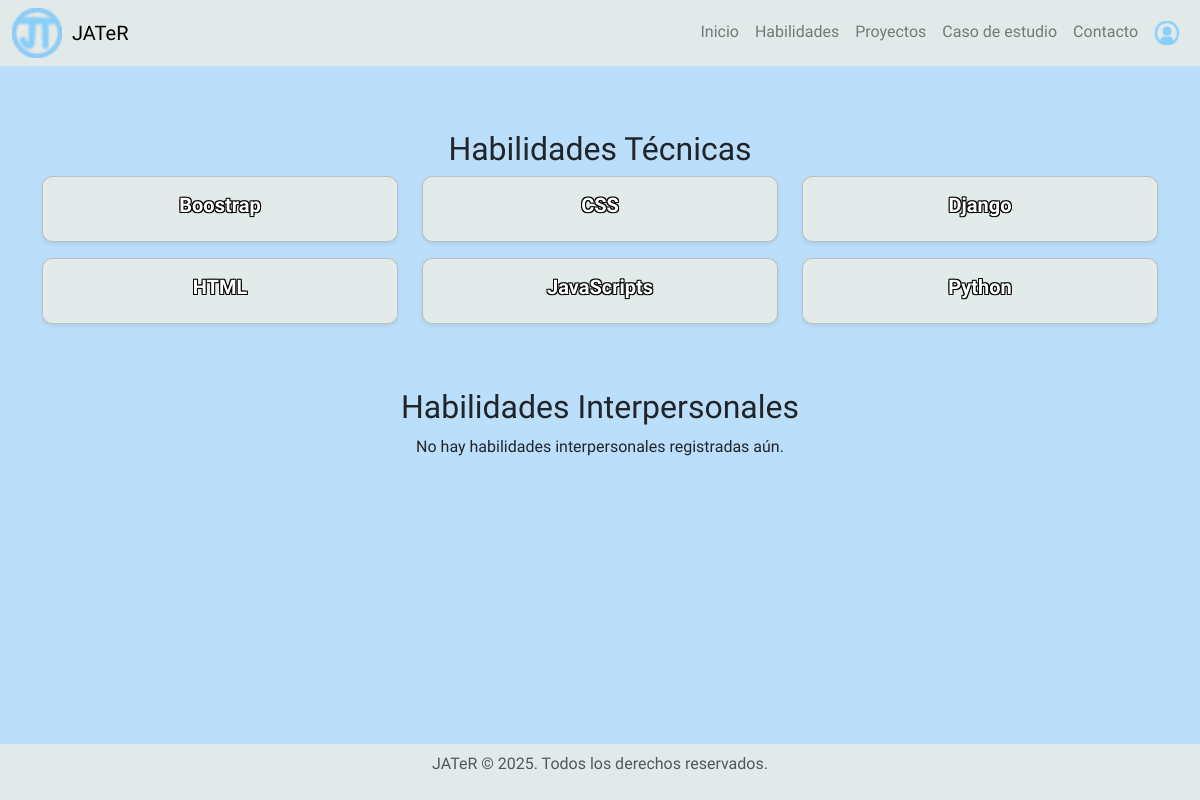
The page /habilidades/ on the database as committed earlier.
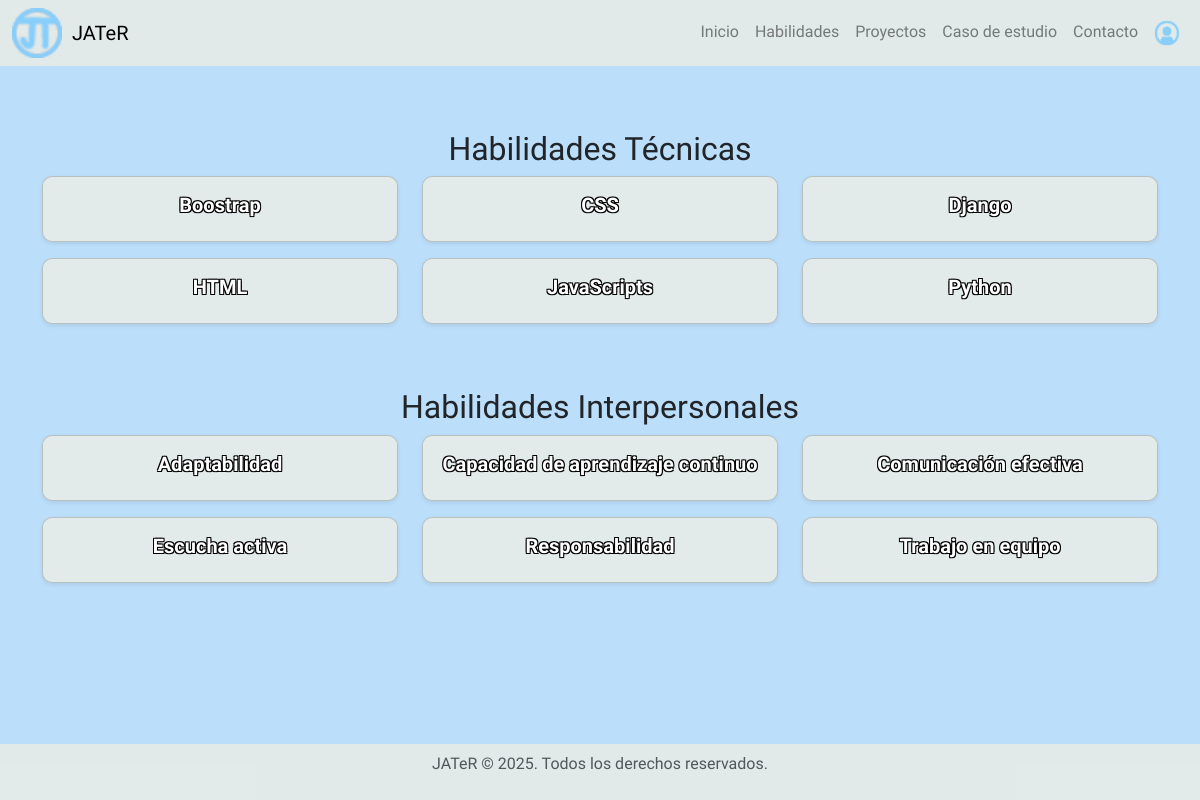
The same page on the database as committed later.
### proyectos/models.py (models this page shows, shortened)
class Habilidad(models.Model):
    TIPO_HABILIDAD = [
        ('tecnica', 'Técnica'),
        ('blanda', 'Interpersonal'),
    ]
    nombre = models.CharField(max_length=100)
    experiencia = models.IntegerField(help_text="Años de experiencia")
    tipo = models.CharField(max_length=10, choices=TIPO_HABILIDAD, default='tecnica')
    class Meta:
        ordering = ['nombre']

### proyectos/views.py (the view)
# urls.py: path('habilidades/', views.lista_habilidades, name='lista_habilidades'),
def lista_habilidades(request):
    habilidades_tecnicas = Habilidad.objects.filter(tipo='tecnica')
    habilidades_blandas = Habilidad.objects.filter(tipo='blanda')
    context = {
        "habilidades_tecnicas": habilidades_tecnicas,
        "habilidades_blandas": habilidades_blandas,
    }
    return render(request, "habilidades.html", context)

### proyectos/templates/habilidades.html (shortened to what this page needs)
{% extends "base.html" %}
{% load static %}
{% block content %}
<div class="container text-center my-5">
    <section id="habilities" class="mb-5">
        <h2>Habilidades Técnicas</h2>
        <div class="row habilities">
            {% if habilidades_tecnicas %}
                {% for hab in habilidades_tecnicas %}
                <div class="col-md-4 mb-3">
                    <div class="card shadow-sm">
                        <div class="card-body">
                            <h5 class="card-title">{{ hab.nombre }}</h5>
                        </div>
                    </div>
                </div>
                {% endfor %}
            {% else %}
                <p>No hay habilidades técnicas registradas aún.</p>
            {% endif %}
        </div>
    </section>
    <section id="soft-habilities">
        <h2>Habilidades Interpersonales</h2>
        <div class="row habilities">
            {% if habilidades_blandas %}
                {% for hab in habilidades_blandas %}
                <div class="col-md-4 mb-3">
                    <div class="card shadow-sm">
                        <div class="card-body">
                            <h5 class="card-title">{{ hab.nombre }}</h5>
                        </div>
                    </div>
                </div>
                {% endfor %}
            {% else %}
                <p>No hay habilidades interpersonales registradas aún.</p>
            {% endif %}
        </div>
    </section>
</div>
{% endblock %}

Rows that differ between the two databases and show on the page:
added Habilidad: nombre "Adaptabilidad", shown under "Habilidades Interpersonales"
added Habilidad: nombre "Capacidad de aprendizaje continuo", shown under "Habilidades Interpersonales"
added Habilidad: nombre "Comunicación efectiva", shown under "Habilidades Interpersonales"
added Habilidad: nombre "Escucha activa", shown under "Habilidades Interpersonales"
added Habilidad: nombre "Responsabilidad", shown under "Habilidades Interpersonales"
added Habilidad: nombre "Trabajo en equipo", shown under "Habilidades Interpersonales"
Other text that changed with them:
text no longer shown: "No hay habilidades interpersonales registradas aún."
